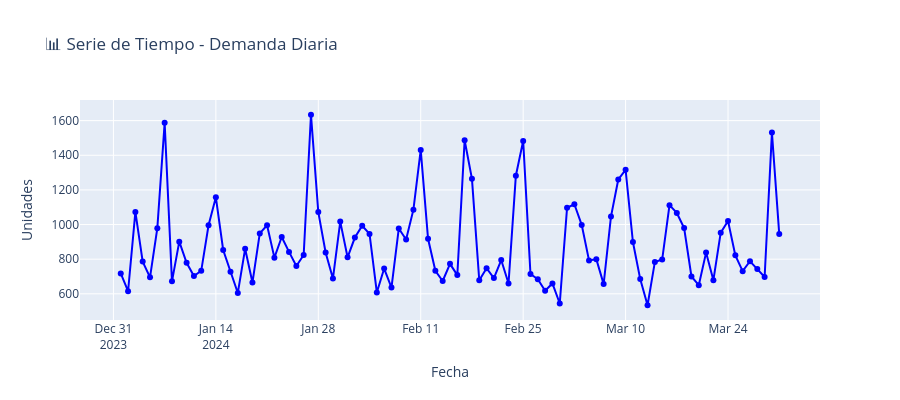

This figure's notebook cell:
### Markdown cell above
---

## 🔍 Paso 2: Análisis exploratorio de serie de tiempo

**Objetivo:** Visualizar patrones, tendencias y variabilidad de la demanda

**Métricas clave:**
- Media y desviación estándar
- Coeficiente de variación (CV = σ/μ)

### Code cell
# Visualizar serie original
fig = go.Figure()
fig.add_trace(go.Scatter(
    x=daily_demand.index,
    y=daily_demand.values,
    mode='lines+markers',
    name='Demanda Diaria',
    line=dict(color='blue', width=2)
))
fig.update_layout(
    title="📊 Serie de Tiempo - Demanda Diaria",
    xaxis_title="Fecha",
    yaxis_title="Unidades",
    height=400
)
fig.show()

# Estadísticas descriptivas
print(f"\n📈 Estadísticas:")
print(f"   Media: {daily_demand.mean():.0f} unidades/día")
print(f"   Desv. Std: {daily_demand.std():.0f}")
print(f"   CV: {(daily_demand.std()/daily_demand.mean()*100):.1f}%")
